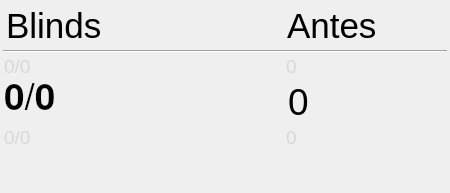
       <widget class="QFrame" name="frame">
        <property name="minimumSize">
         <size>
          <width>450</width>
          <height>0</height>
         </size>
        </property>
        <property name="frameShape">
         <enum>QFrame::NoFrame</enum>
        </property>
        <property name="frameShadow">
         <enum>QFrame::Raised</enum>
        </property>
        <layout class="QVBoxLayout" name="verticalLayout">
         <property name="spacing">
          <number>1</number>
         </property>
         <property name="margin">
          <number>3</number>
         </property>
         <item>
          <widget class="QWidget" name="widget_2" native="true">
           <layout class="QHBoxLayout" name="horizontalLayout_2">
            <property name="spacing">
             <number>6</number>
            </property>
            <property name="margin">
             <number>3</number>
            </property>
            <item>
             <widget class="QLabel" name="lblBlindsLabel">
              <property name="sizePolicy">
               <sizepolicy hsizetype="MinimumExpanding" vsizetype="Preferred">
                <horstretch>60</horstretch>
                <verstretch>0</verstretch>
               </sizepolicy>
              </property>
              <property name="font">
               <font>
                <pointsize>26</pointsize>
               </font>
              </property>
              <property name="text">
               <string>Blinds</string>
              </property>
             </widget>
            </item>
            <item>
             <spacer name="horizontalSpacer_2">
              <property name="orientation">
               <enum>Qt::Horizontal</enum>
              </property>
              <property name="sizeHint" stdset="0">
               <size>
                <width>40</width>
                <height>20</height>
               </size>
              </property>
             </spacer>
            </item>
            <item>
             <widget class="QLabel" name="lblAntesLabel">
              <property name="sizePolicy">
               <sizepolicy hsizetype="Preferred" vsizetype="Preferred">
                <horstretch>40</horstretch>
                <verstretch>0</verstretch>
               </sizepolicy>
              </property>
              <property name="font">
               <font>
                <pointsize>26</pointsize>
               </font>
              </property>
              <property name="text">
               <string>Antes</string>
              </property>
             </widget>
            </item>
           </layout>
          </widget>
         </item>
         <item>
          <widget class="Line" name="line">
           <property name="orientation">
            <enum>Qt::Horizontal</enum>
           </property>
          </widget>
         </item>
         <item>
          <widget class="QWidget" name="widget_3" native="true">
           <property name="palette">
            <palette>
             <active>
              <colorrole role="WindowText">
               <brush brushstyle="SolidPattern">
                <color alpha="255">
                 <red>216</red>
                 <green>216</green>
                 <blue>216</blue>
                </color>
               </brush>
              </colorrole>
             </active>
             <inactive>
              <colorrole role="WindowText">
               <brush brushstyle="SolidPattern">
                <color alpha="255">
                 <red>216</red>
                 <green>216</green>
                 <blue>216</blue>
                </color>
               </brush>
              </colorrole>
             </inactive>
             <disabled>
              <colorrole role="WindowText">
               <brush brushstyle="SolidPattern">
                <color alpha="255">
                 <red>119</red>
                 <green>119</green>
                 <blue>119</blue>
                </color>
               </brush>
              </colorrole>
             </disabled>
            </palette>
           </property>
           <layout class="QHBoxLayout" name="horizontalLayout_3">
            <property name="spacing">
             <number>2</number>
            </property>
            <property name="margin">
             <number>1</number>
            </property>
            <item>
             <widget class="QLabel" name="lblBeforeBlinds">
              <property name="sizePolicy">
               <sizepolicy hsizetype="Preferred" vsizetype="Preferred">
                <horstretch>60</horstretch>
                <verstretch>0</verstretch>
               </sizepolicy>
              </property>
              <property name="font">
               <font>
                <pointsize>14</pointsize>
               </font>
              </property>
              <property name="text">
               <string>0/0</string>
              </property>
             </widget>
            </item>
            <item>
             <spacer name="horizontalSpacer_4">
              <property name="orientation">
               <enum>Qt::Horizontal</enum>
              </property>
              <property name="sizeHint" stdset="0">
               <size>
                <width>40</width>
                <height>20</height>
               </size>
              </property>
             </spacer>
            </item>
            <item>
             <widget class="QLabel" name="lblBeforeAntes">
              <property name="sizePolicy">
               <sizepolicy hsizetype="Preferred" vsizetype="Preferred">
                <horstretch>40</horstretch>
                <verstretch>0</verstretch>
               </sizepolicy>
              </property>
              <property name="font">
               <font>
                <pointsize>14</pointsize>
               </font>
              </property>
              <property name="text">
               <string>0</string>
              </property>
             </widget>
            </item>
           </layout>
          </widget>
         </item>
         <item>
          <widget class="QWidget" name="widget" native="true">
           <property name="sizePolicy">
            <sizepolicy hsizetype="Preferred" vsizetype="Fixed">
             <horstretch>0</horstretch>
             <verstretch>0</verstretch>
            </sizepolicy>
           </property>
           <layout class="QHBoxLayout" name="horizontalLayout">
            <property name="spacing">
             <number>6</number>
            </property>
            <property name="margin">
             <number>1</number>
            </property>
            <item>
             <widget class="QLabel" name="lblCurrentBlinds">
              <property name="sizePolicy">
               <sizepolicy hsizetype="Expanding" vsizetype="Preferred">
                <horstretch>60</horstretch>
                <verstretch>0</verstretch>
               </sizepolicy>
              </property>
              <property name="font">
               <font>
                <family>Nimbus Sans L</family>
                <pointsize>28</pointsize>
                <weight>75</weight>
                <bold>true</bold>
               </font>
              </property>
              <property name="frameShape">
               <enum>QFrame::NoFrame</enum>
              </property>
              <property name="frameShadow">
               <enum>QFrame::Plain</enum>
              </property>
              <property name="lineWidth">
               <number>1</number>
              </property>
              <property name="text">
               <string>0/0</string>
              </property>
              <property name="scaledContents">
               <bool>false</bool>
              </property>
             </widget>
            </item>
            <item>
             <spacer name="horizontalSpacer">
              <property name="orientation">
               <enum>Qt::Horizontal</enum>
              </property>
              <property name="sizeType">
               <enum>QSizePolicy::MinimumExpanding</enum>
              </property>
              <property name="sizeHint" stdset="0">
               <size>
                <width>40</width>
                <height>20</height>
               </size>
              </property>
             </spacer>
            </item>
            <item>
             <widget class="QLabel" name="lblCurrentAntes">
              <property name="enabled">
               <bool>true</bool>
              </property>
              <property name="sizePolicy">
               <sizepolicy hsizetype="MinimumExpanding" vsizetype="Preferred">
                <horstretch>40</horstretch>
                <verstretch>0</verstretch>
               </sizepolicy>
              </property>
              <property name="font">
               <font>
                <pointsize>28</pointsize>
               </font>
              </property>
              <property name="text">
               <string>0</string>
              </property>
             </widget>
            </item>
           </layout>
          </widget>
         </item>
         <item>
          <widget class="QWidget" name="widget_4" native="true">
           <property name="palette">
            <palette>
             <active>
              <colorrole role="WindowText">
               <brush brushstyle="SolidPattern">
                <color alpha="255">
                 <red>216</red>
                 <green>216</green>
                 <blue>216</blue>
                </color>
               </brush>
              </colorrole>
             </active>
             <inactive>
              <colorrole role="WindowText">
               <brush brushstyle="SolidPattern">
                <color alpha="255">
                 <red>216</red>
                 <green>216</green>
                 <blue>216</blue>
                </color>
               </brush>
              </colorrole>
             </inactive>
             <disabled>
              <colorrole role="WindowText">
               <brush brushstyle="SolidPattern">
                <color alpha="255">
                 <red>119</red>
                 <green>119</green>
                 <blue>119</blue>
                </color>
               </brush>
              </colorrole>
             </disabled>
            </palette>
           </property>
           <layout class="QHBoxLayout" name="horizontalLayout_4">
            <property name="spacing">
             <number>2</number>
            </property>
            <property name="margin">
             <number>1</number>
            </property>
            <item>
             <widget class="QLabel" name="lblAfterBlinds">
              <property name="sizePolicy">
               <sizepolicy hsizetype="Preferred" vsizetype="Preferred">
                <horstretch>60</horstretch>
                <verstretch>0</verstretch>
               </sizepolicy>
              </property>
              <property name="font">
               <font>
                <pointsize>14</pointsize>
               </font>
              </property>
              <property name="text">
               <string>0/0</string>
              </property>
             </widget>
            </item>
            <item>
             <spacer name="horizontalSpacer_3">
              <property name="orientation">
               <enum>Qt::Horizontal</enum>
              </property>
              <property name="sizeHint" stdset="0">
               <size>
                <width>40</width>
                <height>20</height>
               </size>
              </property>
             </spacer>
            </item>
            <item>
             <widget class="QLabel" name="lblAfterAntes">
              <property name="sizePolicy">
               <sizepolicy hsizetype="Preferred" vsizetype="Preferred">
                <horstretch>40</horstretch>
                <verstretch>0</verstretch>
               </sizepolicy>
              </property>
              <property name="font">
               <font>
                <pointsize>14</pointsize>
               </font>
              </property>
              <property name="text">
               <string>0</string>
              </property>
             </widget>
            </item>
           </layout>
          </widget>
         </item>
         <item>
          <spacer name="verticalSpacer">
           <property name="orientation">
            <enum>Qt::Vertical</enum>
           </property>
           <property name="sizeHint" stdset="0">
            <size>
             <width>20</width>
             <height>40</height>
            </size>
           </property>
          </spacer>
         </item>
        </layout>
       </widget>
